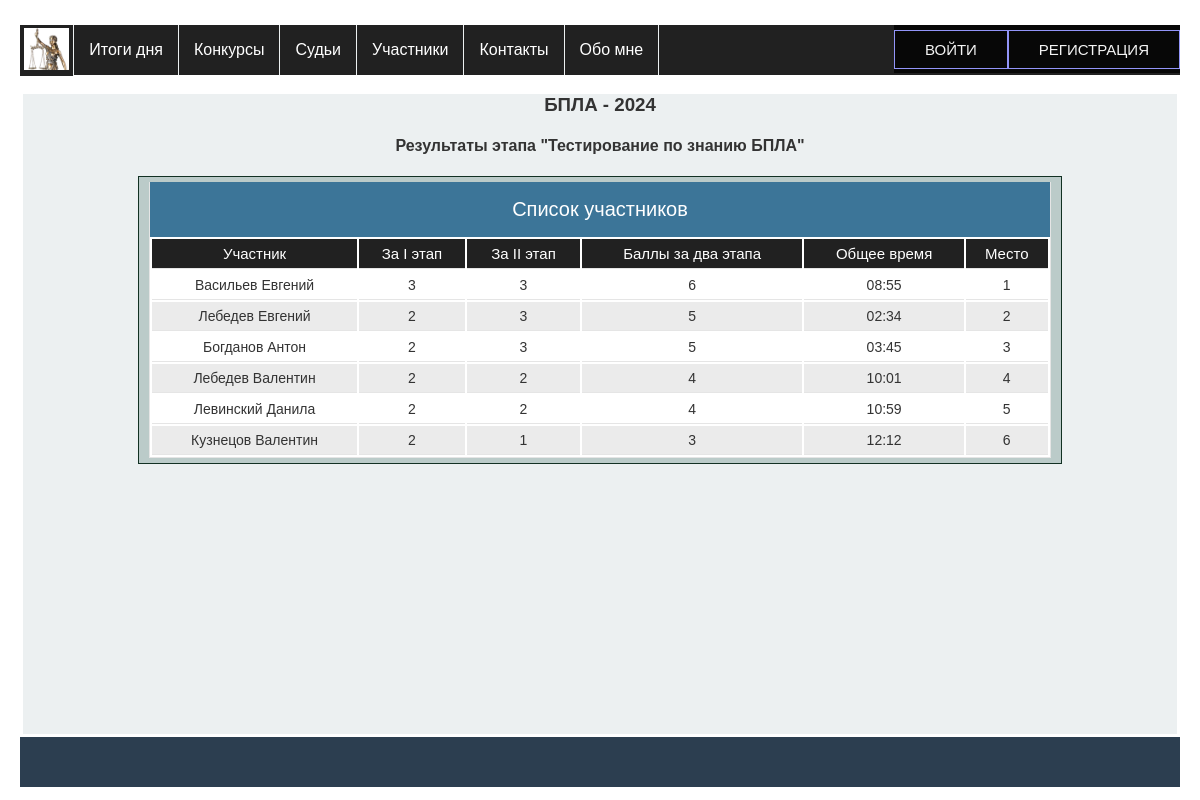
The page /competitions/view_competition/1/1/ on the database its author committed.
### app_for_competitions/models.py (models this page shows, shortened)
class Competition(models.Model):
    class Meta:
        db_table = 'competitions'
        verbose_name = _('Конкурс')  # наименование в админке в единственном числе
        verbose_name_plural = _('Конкурсы')  # наименование в админке во множественном числе
    name = models.CharField(_('Сокращенное название'), max_length=50, unique=True)
    fullname = models.CharField(_('Полное наименование конкурса'), max_length=200,
                                default=None)
    date = models.DateField(_('Дата проведения'),
                            help_text="Дата начала")
    active = models.BooleanField(_('Активен'), default=True)

class CompetitionTask(models.Model):
    class Meta:
        db_table = 'competition_tasks'
        verbose_name = _('Этап конкурса')
        verbose_name_plural = _('Этапы конкурсов')
    name = models.CharField(max_length=60, verbose_name=_('Название этапа'))
    competition = models.ForeignKey(Competition, on_delete=models.CASCADE, verbose_name=_('Конкурс'))
    judging = models.BooleanField(default=True, verbose_name=_('Возможность судейства'))
    name_intermediate_points_1 = models.CharField(max_length=45, default=None, blank=True,
                                                  verbose_name=_('Промежуточные баллы - 1'))
    name_intermediate_points_2 = models.CharField(max_length=45, default=None, blank=True,
                                                  verbose_name=_('Промежуточные баллы - 2'))
    name_intermediate_points_3 = models.CharField(max_length=45, default=None, blank=True,
                                                  verbose_name=_('Промежуточные баллы - 3'))
    name_intermediate_points_4 = models.CharField(max_length=45, default=None, blank=True,
                                                  verbose_name=_('Промежуточные баллы - 4'))
    name_points = models.CharField(max_length=45, default=None, blank=True, verbose_name=_('Сумма баллов'))
    name_correction_score_up = models.CharField(max_length=45, default=None, blank=True,
                                                verbose_name=_('Корректирующий балл, если больше'))
    name_correction_score_down = models.CharField(max_length=45, default=None, blank=True,
                                                  verbose_name=_('Корректирующий балл, если меньше'))
    name_intermediate_time_1 = models.CharField(max_length=45, default=None, blank=True,
                                                verbose_name=_('Промежуточное время - 1'))
    name_intermediate_time_2 = models.CharField(max_length=45, default=None, blank=True,
                                                verbose_name=_('Промежуточное время - 2'))
    name_average_time = models.CharField(max_length=45, default=None, blank=True, verbose_name=_('Среднее время'))
    name_total_time = models.CharField(max_length=45, default=None, blank=True, verbose_name=_('Время'))
    name_correction_time = models.CharField(max_length=45, default=None, blank=True,
                                            verbose_name=_('Корректирующее время'))

### app_for_judges/models.py (models this page shows, shortened)
class TableTask(models.Model):
    class Meta:
        db_table = 'table_tasks'
        verbose_name = _('Таблица этапа')
        verbose_name_plural = _('Таблицы этапов')
    competition_task = models.ForeignKey(CompetitionTask, on_delete=models.CASCADE, verbose_name=_('Этап'))
    participant = models.ForeignKey(Participant, on_delete=models.CASCADE, verbose_name=_('Участник'))
    intermediate_points_1 = models.IntegerField(_('Промежуточные баллы - 1'), default=0, blank=True)
    intermediate_points_2 = models.IntegerField(_('Промежуточные баллы - 2'), default=0, blank=True)
    intermediate_points_3 = models.IntegerField(_('Промежуточные баллы - 3'), default=0, blank=True)
    intermediate_points_4 = models.IntegerField(_('Промежуточные баллы - 4'), default=0, blank=True)
    points = models.IntegerField(_('Сумма баллов'), default="", blank=True)
    correction_score_up = models.IntegerField(_('Корректирующий балл, если больше'), default=0, blank=True)
    correction_score_down = models.IntegerField(_('Корректирующий балл, если меньше'), default=0, blank=True)
    intermediate_time_1 = models.TimeField(_('Промежуточное время - 1, мм:сс'), default=time(minute=0, second=0),
                                           blank=True)
    intermediate_time_2 = models.TimeField(_('Промежуточное время - 2, мм:сс'), default=time(minute=0, second=0),
                                           blank=True)
    average_time = models.TimeField(_('Среднее время, мм:сс'), default=time(minute=0, second=0), blank=True)
    total_time = models.TimeField(_('Время, мм:сс'), default=time(minute=0, second=0), blank=True)
    correction_time = models.TimeField(_('Корректирующее время, мм:сс'), default=time(minute=0, second=0), blank=True)
    result_place = models.IntegerField(_('Место'), default=0, blank=True)

class Participant(models.Model):
    objects = None
    class Meta:
        db_table = 'participants'
        verbose_name = _('Участник')
        verbose_name_plural = _('Участники')
    team = models.ForeignKey('ParticipantsTeam', on_delete=models.SET_NULL, null=True, blank=True,
                             verbose_name=_('Команда'))
    name = models.CharField(_('Имя'), max_length=25)
    last_name = models.CharField(_('Фамилия'), max_length=25)
    organization = models.CharField(_('Образовательное учреждение'), max_length=100,
                                    default='ФГКОУ "Оренбургское ПКУ"')
    birthday = models.DateField(_('Дата рождения'))
    competition = models.ForeignKey(Competition, on_delete=models.SET_NULL, null=True, blank=True,
                                    verbose_name=_('Соревнования'))
    def __str__(self):
        return f"{self.last_name} {self.name}"

### app_for_competitions/views.py (the view)
# urls.py: path('view_competition/<int:pc>/<int:pk>/', view_task_result, name='view_task_result'),
def view_task_result(request, pk: int, pc: int):
    competition = Competition.objects.filter(id=pc).first()  # конкурс
    competition_task = CompetitionTask.objects.filter(id=pk).first()  # этап конкурса
    judging_criteria_first, judging_criteria_second = get_judging_categories(competition_task)  # судить по графе
    table_task = get_ordering_table_task(competition_task, judging_criteria_first,
                                         judging_criteria_second)  # таблица результатов
    comp_task_as_dict = CompetitionTask.objects.filter(id=pk).values()
    my_obj = comp_task_as_dict[0]
    task_table_title, fields_name = get_title_and_fields_name(my_obj)
    context = {'title': f"{competition.name}",
               'competition_task': competition_task.name,
               'table': table_task,
               'table_title': task_table_title,
               'fields_name': fields_name}
    print(f'{fields_name = }')
    return render(request, 'app_for_competitions/view_task_result.html', context)

### app_for_competitions/templatetags/competition_tags.py (called while the page is built)
@register.filter
def my_getattr(row, field_name, default=None):
    return getattr(row, field_name, default)

### app_for_competitions/views.py (called while the page is built)
def get_title_and_fields_name(obj: object):
    title = ['Участник']
    fields = ['participant']
    for index, (name, value) in enumerate(obj.items()):
        if name.startswith('name_') and value != "":
            title.append(value)
            fields.append(name[5:])
    title += ["Место", "Редактор"]
    fields += ['result_place']
    return title, fields

def get_ordering_table_task(competition_task, first, second):
    result = TableTask.objects.filter(competition_task=competition_task).order_by(first, second)
    i = 1
    for row in result:
        row.result_place = i
        row.save()
        i += 1
    return result

def get_judging_categories(competition_task):
    if competition_task.name_points != "":
        judging_criteria_first = '-points'  # судить по графе баллы по убыванию
    else:
        judging_criteria_first = 'total_time'  # судить по графе время по возрастанию
    if competition_task.name_correction_time != "":
        judging_criteria_second = 'correction_time'  # корректировать по времени
    elif competition_task.name_correction_score_up != "":
        judging_criteria_second = 'correction_score_up'  # корректировать по баллам вверх
    else:
        judging_criteria_second = '-correction_score_down'  # корректировать по баллам вниз
    return judging_criteria_first, judging_criteria_second

### app_for_competitions/templates/app_for_competitions/view_task_result.html (shortened to what this page needs)
{% extends 'base.html' %}
{% load static %}
{% block content %}
<h3 class="center">{{ title }}</h3>
<h4 class="center">Результаты этапа "{{ competition_task }}"</h4>
<div>
    {% include 'app_for_competitions/comp_task_result.html' %}
</div>
{%  endblock %}

### app_for_competitions/templates/app_for_competitions/comp_task_result.html (shortened to what this page needs)
{% load competition_tags %}
<div class="row">
    {% if table is not none %}
    <div class="table-caption">Список участников</div>
    <table id="table">
        <thead>
        <tr>
            {% for value in table_title %}
            {% if value != 'Редактор' %}
            <th>{{ value }}</th>
            {% else %}
            {% if user.judge.status == 'M' or user.judge.status == 'J' %}
            <th>{{ value }}</th>
            {% endif %}
            {% endif %}
            {% endfor %}
        </tr>
        </thead>
        <tbody>
        {% for row in table %}
        <tr>
            {% for name in fields_name %}
                {% if 'time' in name %}
                    <td>{{  row|my_getattr:name |time:"i:s" }}</td>
                {% else %}
                    <td>{{ row|my_getattr:name }}</td>
                {% endif %}
            {% endfor %}
        </tr>
        {% endfor %}
        </tbody>
    </table>
    {% else %}
    <div class="table-caption">Судейство пока не окончено</div>
    {% endif %}
</div>

### static/css/stylesheet.css (style rules this page uses)
* { box-sizing: border-box; }
.row { overflow: hidden; max-width: 80%; min-height: 2px; background-color: #bbcbc9; margin: 0 auto; border: 1px solid #123123; padding: 5px 10px; }
.center { text-align: center; }
* { -moz-box-sizing: border-box; -webkit-box-sizing: border-box; box-sizing: border-box; }
html { color: #333333; font-size: 62.5%; }
body { font: normal 16px Tahoma, Geneva, Helvetica, sans-serif; margin: 0 auto; padding: 0; min-width: 1000px; }
@media only all and (min-width: 760px) { body { padding-left: 20px; padding-right: 20px; padding-right: 2rem; padding-left: 2rem; } }
table { display: block; margin: 0; border: none; background: #fff; font-size: 14px; font-size: 1.4rem; }
@media only all and (min-width: 760px) { table { display: table; width: 100%; border: 1px solid #e5e5e5; border-top: none; } }
tbody { display: block; }
@media only all and (min-width: 760px) { tbody { display: table-row-group; } }
.table-caption { display: block; width: 100%; background: #3c7598; color: #fff; font-size: 20px; font-size: 2rem; text-align: center; height: 44px; line-height: 44px; border: none; border-bottom: 2px solid #999; }
@media only all and (min-width: 760px) { .table-caption { border: 1px solid #e5e5e5; border-top: none; border-bottom: none; height: 55px; line-height: 55px; } }
tr { position: relative; display: block; border-bottom: 1px solid #ccc; padding: 8px; padding: 0.8rem; }
tr:nth-child(even) { background: #ebebeb; }
@media only all and (min-width: 760px) { tr { display: table-row; } }
thead tr { display: none; }
@media only all and (min-width: 760px) { thead { background: #212121; color: #fff; } }
@media only all and (min-width: 760px) { thead tr { display: table-row; } }
@media only all and (min-width: 760px) { thead tr th { font-weight: normal; font-size: 15px; font-size: 1.5rem; } }
td { display: block; border: none; position: relative; text-align: left; }
@media only all and (min-width: 760px) { td, th { display: table-cell; padding: 6px; padding: 0.6rem; border-bottom: 1px solid #e5e5e5; text-align: center; } }
td:before { content: attr(data-label); display: inline-block; width: 15%; background: #999; border-radius: 6px; height: 20px; margin: 0px 10px 0px 0px; margin: 0rem 1rem 0rem 0rem; padding: 0px 5px; padding: 0rem 0.5rem; font-size: 10px; font-size: 1rem; line-height: 20px; text-align: center; color: #fff; overflow: hidden; }
@media only all and (min-width: 560px) { td:before { width: 12%; font-size: 12px; font-size: 1.2rem; } }
@media only all and (min-width: 760px) { td:before { content: ""; display: none; } }

### rows shown on the page
Competition: name "БПЛА - 2024"
CompetitionTask: name "Тестирование по знанию БПЛА", table_title "За I этап" "За II этап" "Баллы за два этапа" "Общее время"
TableTask: fields_name "Васильев Евгений" "3" "3" "6" "1", fields_name "08:55"
TableTask: fields_name "Лебедев Евгений" "2" "3" "5" "2", fields_name "02:34"
TableTask: fields_name "Богданов Антон" "2" "3" "5" "3", fields_name "03:45"
TableTask: fields_name "Лебедев Валентин" "2" "2" "4" "4", fields_name "10:01"
TableTask: fields_name "Левинский Данила" "2" "2" "4" "5", fields_name "10:59"
TableTask: fields_name "Кузнецов Валентин" "2" "1" "3" "6", fields_name "12:12"

### other values the page prints
{{ value }} "Участник" "Место"
